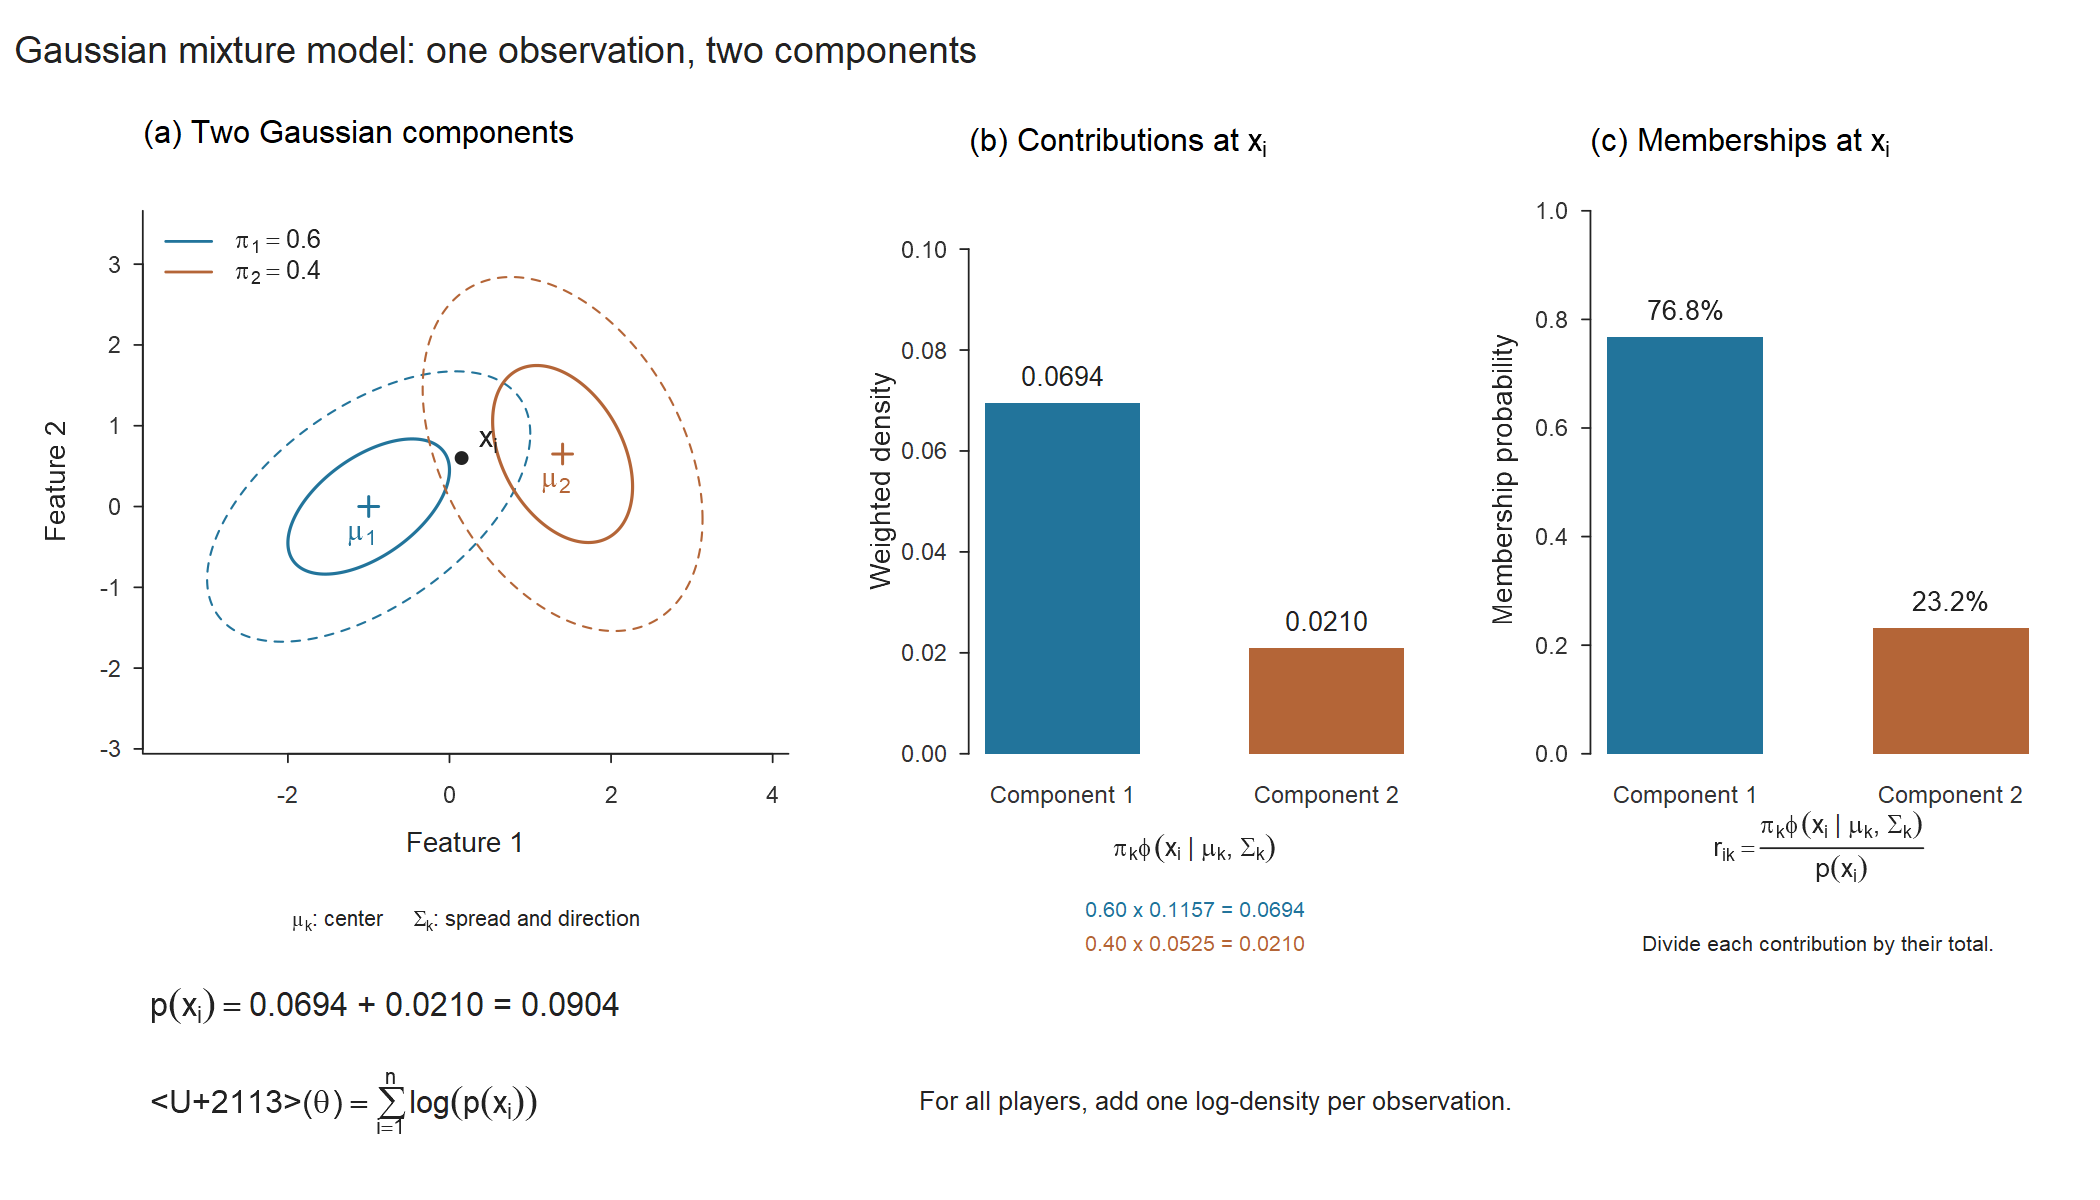

Source code (R):
# A statistical figure for review; no lecture sources are modified.
out <- "C:/Users/gongh/Desktop/SGMT431/tmp/gmm-visual-preview"
colors <- c("#22749B", "#B46537")
mu <- list(c(-1, 0), c(1.4, 0.65))
Sigma <- list(matrix(c(1, .45, .45, .7), 2),
              matrix(c(.75, -.35, -.35, 1.2), 2))
pi <- c(.6, .4)
xi <- c(.15, .6)
normal_density <- function(x, center, covariance) {
  delta <- x - center
  as.numeric(exp(-.5 * t(delta) %*% solve(covariance) %*% delta) /
               (2 * base::pi * sqrt(det(covariance))))
}
phi <- vapply(1:2, function(k) normal_density(xi, mu[[k]], Sigma[[k]]), numeric(1))
contribution <- pi * phi
mixture <- sum(contribution)
responsibility <- contribution / mixture
stopifnot(abs(sum(responsibility) - 1) < 1e-12)

draw_figure <- function() {
  layout(matrix(c(1, 2, 3, 4, 4, 4), 2, 3, byrow = TRUE),
         widths = c(1.28, 1, 1), heights = c(4.3, 1.2))
  par(family = "sans", fg = "#222222", col.axis = "#333333",
      col.lab = "#222222", cex = 1, las = 1,
      oma = c(.4, .4, 2.7, .4), mgp = c(2.1, .65, 0), tcl = -.25)

  par(mar = c(5.7, 3.8, 3.5, 1))
  plot(NA, xlim = c(-3.5, 3.9), ylim = c(-2.5, 3.1), asp = 1,
       xlab = "Feature 1", ylab = "Feature 2", bty = "l", cex.axis = .85)
  title("(a) Two Gaussian components", adj = 0, cex.main = 1.12, font.main = 1, line = 2)
  angles <- seq(0, 2 * base::pi, length.out = 300)
  circle <- cbind(cos(angles), sin(angles))
  for (k in 1:2) {
    for (radius in c(1, 2)) {
      ellipse <- sweep(radius * circle %*% chol(Sigma[[k]]), 2, mu[[k]], "+")
      lines(ellipse, col = colors[k], lwd = if (radius == 1) 1.8 else 1.2,
            lty = if (radius == 1) 1 else 2)
    }
    points(mu[[k]][1], mu[[k]][2], pch = 3, cex = 1.1, lwd = 1.7, col = colors[k])
    text(mu[[k]][1] - .08, mu[[k]][2] - .32,
         labels = if (k == 1) expression(mu[1]) else expression(mu[2]),
         col = colors[k], cex = 1.05)
  }
  points(xi[1], xi[2], pch = 19, cex = .95)
  text(xi[1] + .22, xi[2] + .2, expression(x[i]), adj = 0, cex = 1.05)
  legend("topleft", legend = c(expression(pi[1] == 0.60), expression(pi[2] == 0.40)),
         col = colors, lty = 1, lwd = 1.6, bty = "n", cex = .9)
  mtext(expression(mu[k]*": center     "*Sigma[k]*": spread and direction"),
        side = 1, line = 4.4, cex = .78)

  par(mar = c(5.7, 4.3, 3.5, 1))
  bp <- barplot(contribution, names.arg = c("Component 1", "Component 2"),
                col = colors, border = NA, ylim = c(0, max(contribution) * 1.55),
                ylab = "Weighted density", cex.names = .85, cex.axis = .85,
                yaxs = "i", width = .65, space = .7)
  title(expression("(b) Contributions at "*x[i]), adj = 0, cex.main = 1.12,
        font.main = 1, line = 2)
  text(bp, contribution, sprintf("%.4f", contribution), pos = 3, cex = .95)
  mtext(expression(pi[k]*phi(x[i]*" | "*mu[k]*", "*Sigma[k])),
        side = 1, line = 2.4, cex = .92)
  mtext(sprintf("%.2f x %.4f = %.4f", pi[1], phi[1], contribution[1]),
        side = 1, line = 4, cex = .75, col = colors[1])
  mtext(sprintf("%.2f x %.4f = %.4f", pi[2], phi[2], contribution[2]),
        side = 1, line = 5, cex = .75, col = colors[2])

  par(mar = c(5.7, 4, 3.5, 1.2))
  bp <- barplot(responsibility, names.arg = c("Component 1", "Component 2"),
                col = colors, border = NA, ylim = c(0, 1),
                ylab = "Membership probability", cex.names = .85, cex.axis = .85,
                yaxs = "i", width = .65, space = .7)
  title(expression("(c) Memberships at "*x[i]), adj = 0, cex.main = 1.12,
        font.main = 1, line = 2)
  text(bp, responsibility, sprintf("%.1f%%", 100 * responsibility), pos = 3, cex = .95)
  mtext(expression(r[ik] == frac(pi[k]*phi(x[i]*" | "*mu[k]*", "*Sigma[k]), p(x[i]))),
        side = 1, line = 3, cex = .9)
  mtext("Divide each contribution by their total.", side = 1, line = 5, cex = .75)

  par(mar = c(.3, .7, .3, .7))
  plot.new()
  text(.02, .8, bquote(p(x[i]) == .(sprintf("%.4f + %.4f = %.4f",
                        contribution[1], contribution[2], mixture))),
       adj = 0, cex = 1.15)
  text(.02, .32, expression(paste("\u2113", "(", theta, ")") == sum(log(p(x[i])), i == 1, n)),
       adj = 0, cex = 1.12)
  text(.43, .32, "For all players, add one log-density per observation.", adj = 0, cex = .9)
  mtext("Gaussian mixture model: one observation, two components", outer = TRUE,
        side = 3, line = .65, adj = 0, cex = 1.3, font = 1)
}

png(file.path(out, "gaussian-mixture-notation.png"), width = 2100, height = 1200,
    res = 170, type = "cairo")
draw_figure()
dev.off()
write.csv(data.frame(component = 1:2, weight = pi, density = phi,
                     weighted_density = contribution, responsibility),
          file.path(out, "calculated-values.csv"), row.names = FALSE)
cat("Saved statistical figure to", file.path(out, "gaussian-mixture-notation.png"), "\n")
